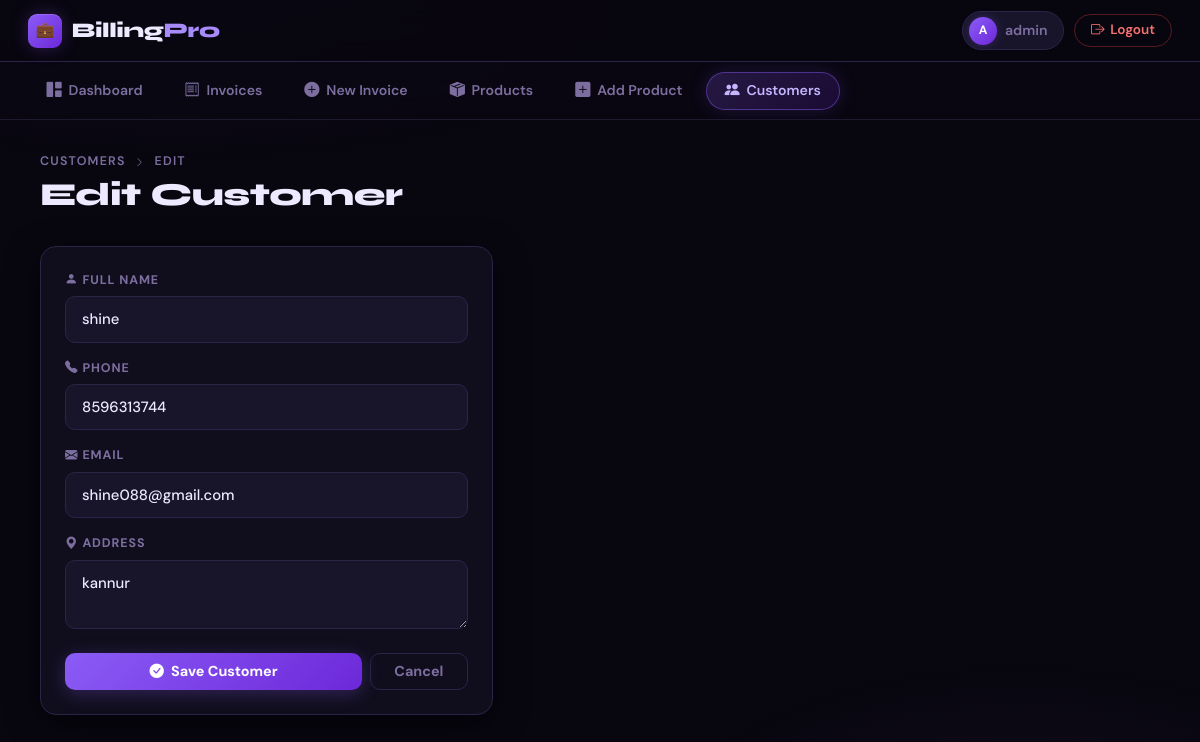
Screenshot of /billing/customers/edit/1/ (signed in) with the database file from the repository.
### accounts/models.py (models this page shows, shortened)
class User(AbstractUser):
    ROLE_CHOICES = (
        ('admin', 'Admin'),
        ('staff', 'Staff'),
    )
    role = models.CharField(max_length=10, choices=ROLE_CHOICES, default='staff')
    phone = models.CharField(max_length=15, blank=True, null=True)

### billing/models.py (models this page shows, shortened)
class Customer(models.Model):
    name = models.CharField(max_length=255)
    phone = models.CharField(max_length=20, blank=True, null=True)
    email = models.EmailField(blank=True, null=True)
    address = models.TextField(blank=True, null=True)
    created_at = models.DateTimeField(auto_now_add=True)

### billing/views.py (the view)
# urls.py: path('customers/edit/<int:id>/', edit_customer, name='edit_customer'),
@login_required
def edit_customer(request, id):
    customer = get_object_or_404(Customer, id=id)
    if request.method == 'POST':
        form = CustomerForm(request.POST, instance=customer)
        if form.is_valid():
            form.save()
            messages.success(request, "Customer updated")
            return redirect('/billing/customers/')
    else:
        form = CustomerForm(instance=customer)
    return render(request, 'billing/add_customer.html', {'form': form})

### billing/forms.py
class CustomerForm(forms.ModelForm):
    class Meta:
        model = Customer
        fields = ['name', 'phone', 'email', 'address']
        widgets = {
            'name': forms.TextInput(attrs={
                'class': 'form-control',
                'placeholder': 'Customer Name'
            }),
            'phone': forms.TextInput(attrs={
                'class': 'form-control',
                'placeholder': 'Phone Number'
            }),
            'email': forms.EmailInput(attrs={
                'class': 'form-control',
                'placeholder': 'Email'
            }),
            'address': forms.Textarea(attrs={
                'class': 'form-control',
                'rows': 2,
                'placeholder': 'Address'
            }),
        }

### templates/billing/add_customer.html (shortened to what this page needs)
{% extends 'base.html' %}
{% block content %}
<div class="d-flex align-items-center justify-content-between mb-4">
    <div>
        <p class="page-sup">
            <a href="/billing/customers/">Customers</a>
            <i class="bi bi-chevron-right" style="font-size:.6rem;margin:0 .3rem;"></i>
            {{ form.instance.id|yesno:"Edit,Add" }}
        </p>
        <h1 class="page-title">{{ form.instance.id|yesno:"Edit Customer,Add Customer" }}</h1>
    </div>
</div>
<div class="row">
    <div class="col-12 col-md-7 col-lg-5">
        <div class="bp-card">
            <form method="POST">
                <div class="mb-3">
                    <label class="bp-label"><i class="bi bi-person-fill me-1"></i>Full Name</label>
                    {{ form.name }}
                </div>
                <div class="mb-3">
                    <label class="bp-label"><i class="bi bi-telephone-fill me-1"></i>Phone</label>
                    {{ form.phone }}
                </div>
                <div class="mb-3">
                    <label class="bp-label"><i class="bi bi-envelope-fill me-1"></i>Email</label>
                    {{ form.email }}
                </div>
                <div class="mb-4">
                    <label class="bp-label"><i class="bi bi-geo-alt-fill me-1"></i>Address</label>
                    {{ form.address }}
                </div>
                <div class="d-flex gap-2">
                    <button class="bp-btn bp-btn-primary" style="flex:1;justify-content:center;">
                        <i class="bi bi-check-circle-fill"></i> Save Customer
                    </button>
                    <a href="/billing/customers/" class="bp-btn bp-btn-ghost" style="flex:0 0 auto;">
                        Cancel
                    </a>
                </div>
            </form>
        </div>
    </div>
</div>
{% endblock %}

### templates/base.html (shortened to what this page needs)
<!DOCTYPE html>
<html lang="en">
<head>
    <link href="https://cdn.jsdelivr.net/npm/bootstrap@5.3.0/dist/css/bootstrap.min.css" rel="stylesheet">
    <link href="https://cdn.jsdelivr.net/npm/bootstrap-icons@1.11.3/font/bootstrap-icons.min.css" rel="stylesheet">
</head>
<body>
<header class="top-bar">
    <a class="brand" href="{% url 'dashboard' %}">
        <div class="brand-mark">💼</div>
        <span class="brand-name">Billing<span>Pro</span></span>
    </a>
    <div class="top-right">
        <div class="user-chip">
            <div class="user-avatar">{{ request.user.username|first|upper }}</div>
            <span>{{ request.user.username }}</span>
        </div>
        <form action="{% url 'logout' %}" method="POST" style="margin:0;">
            <button type="submit" class="logout-btn">
                <i class="bi bi-box-arrow-right"></i>
                <span>Logout</span>
            </button>
        </form>
    </div>
</header>
<nav class="sub-nav">
    <a href="{% url 'dashboard' %}" class="nav-pill {% if request.path == '/billing/' or 'dashboard' in request.path %}active{% endif %}">
        <i class="bi bi-grid-1x2-fill"></i> Dashboard
    </a>
    <a href="{% url 'invoice_list' %}" class="nav-pill {% if '/billing/invoices' in request.path %}active{% endif %}">
        <i class="bi bi-receipt"></i> Invoices
    </a>
    <a href="{% url 'create_invoice' %}" class="nav-pill {% if '/billing/create' in request.path %}active{% endif %}">
        <i class="bi bi-plus-circle-fill"></i> New Invoice
    </a>
    <a href="{% url 'product_list' %}" class="nav-pill {% if '/billing/products' in request.path and '/add' not in request.path %}active{% endif %}">
        <i class="bi bi-box-seam-fill"></i> Products
    </a>
    <a href="{% url 'add_product' %}" class="nav-pill {% if '/billing/products/add' in request.path %}active{% endif %}">
        <i class="bi bi-plus-square-fill"></i> Add Product
    </a>
    <a href="/billing/customers/" class="nav-pill {% if '/billing/customers' in request.path %}active{% endif %}">
        <i class="bi bi-people-fill"></i> Customers
    </a>
</nav>
<main class="page-wrap">
    {% block content %}{% endblock %}
</main>
</body>
</html>

### rows the page displays
User: user.username|first "A", user.username "admin"
Customer: instance.id "EDIT", instance.id "Edit Customer", name "shine", phone "8596313744", email "shine088@gmail.com", address "kannur"
